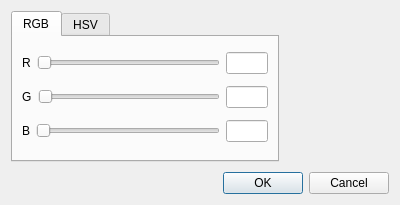
<?xml version="1.0" encoding="UTF-8"?>
<ui version="4.0">
 <class>SnesColorPicker</class>
 <widget class="QDialog" name="SnesColorPicker">
  <property name="windowModality">
   <enum>Qt::ApplicationModal</enum>
  </property>
  <property name="enabled">
   <bool>true</bool>
  </property>
  <property name="geometry">
   <rect>
    <x>0</x>
    <y>0</y>
    <width>400</width>
    <height>205</height>
   </rect>
  </property>
  <property name="minimumSize">
   <size>
    <width>400</width>
    <height>205</height>
   </size>
  </property>
  <property name="maximumSize">
   <size>
    <width>400</width>
    <height>205</height>
   </size>
  </property>
  <property name="windowTitle">
   <string>Change color...</string>
  </property>
  <property name="modal">
   <bool>true</bool>
  </property>
  <layout class="QVBoxLayout" name="vLayMain">
   <property name="spacing">
    <number>10</number>
   </property>
   <item>
    <layout class="QHBoxLayout" name="hLayTabsPreview">
     <property name="spacing">
      <number>10</number>
     </property>
     <item>
      <widget class="QTabWidget" name="tabWidget">
       <property name="currentIndex">
        <number>0</number>
       </property>
       <widget class="QWidget" name="tabRGB">
        <attribute name="title">
         <string>RGB</string>
        </attribute>
        <layout class="QVBoxLayout" name="vLayRgb">
         <item>
          <layout class="QHBoxLayout" name="hLayRed" stretch="0,8,0">
           <item>
            <widget class="QLabel" name="lblRed">
             <property name="text">
              <string>R</string>
             </property>
            </widget>
           </item>
           <item>
            <widget class="QSlider" name="slRed">
             <property name="maximum">
              <number>31</number>
             </property>
             <property name="orientation">
              <enum>Qt::Horizontal</enum>
             </property>
            </widget>
           </item>
           <item>
            <widget class="QLineEdit" name="txtRed">
             <property name="sizePolicy">
              <sizepolicy hsizetype="Fixed" vsizetype="Fixed">
               <horstretch>0</horstretch>
               <verstretch>0</verstretch>
              </sizepolicy>
             </property>
             <property name="maximumSize">
              <size>
               <width>42</width>
               <height>16777215</height>
              </size>
             </property>
             <property name="baseSize">
              <size>
               <width>0</width>
               <height>0</height>
              </size>
             </property>
             <property name="inputMask">
              <string/>
             </property>
             <property name="maxLength">
              <number>2</number>
             </property>
             <property name="frame">
              <bool>true</bool>
             </property>
            </widget>
           </item>
          </layout>
         </item>
         <item>
          <layout class="QHBoxLayout" name="hLayGreen" stretch="0,8,0">
           <item>
            <widget class="QLabel" name="lblGreen">
             <property name="text">
              <string>G</string>
             </property>
            </widget>
           </item>
           <item>
            <widget class="QSlider" name="slGreen">
             <property name="maximum">
              <number>31</number>
             </property>
             <property name="orientation">
              <enum>Qt::Horizontal</enum>
             </property>
            </widget>
           </item>
           <item>
            <widget class="QLineEdit" name="txtGreen">
             <property name="sizePolicy">
              <sizepolicy hsizetype="Fixed" vsizetype="Fixed">
               <horstretch>0</horstretch>
               <verstretch>0</verstretch>
              </sizepolicy>
             </property>
             <property name="maximumSize">
              <size>
               <width>42</width>
               <height>16777215</height>
              </size>
             </property>
             <property name="maxLength">
              <number>2</number>
             </property>
            </widget>
           </item>
          </layout>
         </item>
         <item>
          <layout class="QHBoxLayout" name="hLayBlue" stretch="0,8,0">
           <item>
            <widget class="QLabel" name="lblBlue">
             <property name="text">
              <string>B</string>
             </property>
            </widget>
           </item>
           <item>
            <widget class="QSlider" name="slBlue">
             <property name="maximum">
              <number>31</number>
             </property>
             <property name="orientation">
              <enum>Qt::Horizontal</enum>
             </property>
            </widget>
           </item>
           <item>
            <widget class="QLineEdit" name="txtBlue">
             <property name="sizePolicy">
              <sizepolicy hsizetype="Fixed" vsizetype="Fixed">
               <horstretch>0</horstretch>
               <verstretch>0</verstretch>
              </sizepolicy>
             </property>
             <property name="minimumSize">
              <size>
               <width>0</width>
               <height>0</height>
              </size>
             </property>
             <property name="maximumSize">
              <size>
               <width>42</width>
               <height>16777215</height>
              </size>
             </property>
             <property name="maxLength">
              <number>2</number>
             </property>
            </widget>
           </item>
          </layout>
         </item>
        </layout>
       </widget>
       <widget class="QWidget" name="tabHsv">
        <attribute name="title">
         <string>HSV</string>
        </attribute>
        <layout class="QVBoxLayout" name="vLayHsv">
         <item>
          <layout class="QHBoxLayout" name="hLayHue" stretch="0,8,0">
           <item>
            <widget class="QLabel" name="lblHue">
             <property name="text">
              <string>H</string>
             </property>
            </widget>
           </item>
           <item>
            <widget class="QSlider" name="slHue">
             <property name="maximum">
              <number>360</number>
             </property>
             <property name="pageStep">
              <number>20</number>
             </property>
             <property name="orientation">
              <enum>Qt::Horizontal</enum>
             </property>
            </widget>
           </item>
           <item>
            <widget class="QLineEdit" name="txtHue">
             <property name="maximumSize">
              <size>
               <width>42</width>
               <height>16777215</height>
              </size>
             </property>
             <property name="maxLength">
              <number>3</number>
             </property>
            </widget>
           </item>
          </layout>
         </item>
         <item>
          <layout class="QHBoxLayout" name="hLaySat" stretch="0,8,0">
           <item>
            <widget class="QLabel" name="lblSat">
             <property name="text">
              <string>S</string>
             </property>
            </widget>
           </item>
           <item>
            <widget class="QSlider" name="slSat">
             <property name="minimum">
              <number>0</number>
             </property>
             <property name="maximum">
              <number>100</number>
             </property>
             <property name="singleStep">
              <number>1</number>
             </property>
             <property name="orientation">
              <enum>Qt::Horizontal</enum>
             </property>
            </widget>
           </item>
           <item>
            <widget class="QLineEdit" name="txtSat">
             <property name="maximumSize">
              <size>
               <width>42</width>
               <height>16777215</height>
              </size>
             </property>
             <property name="inputMask">
              <string/>
             </property>
             <property name="maxLength">
              <number>3</number>
             </property>
            </widget>
           </item>
          </layout>
         </item>
         <item>
          <layout class="QHBoxLayout" name="hLayValue" stretch="0,8,0">
           <item>
            <widget class="QLabel" name="lblValue">
             <property name="text">
              <string>V</string>
             </property>
            </widget>
           </item>
           <item>
            <widget class="QSlider" name="slValue">
             <property name="maximum">
              <number>100</number>
             </property>
             <property name="orientation">
              <enum>Qt::Horizontal</enum>
             </property>
            </widget>
           </item>
           <item>
            <widget class="QLineEdit" name="txtValue">
             <property name="maximumSize">
              <size>
               <width>42</width>
               <height>16777215</height>
              </size>
             </property>
             <property name="inputMask">
              <string/>
             </property>
             <property name="maxLength">
              <number>3</number>
             </property>
            </widget>
           </item>
          </layout>
         </item>
        </layout>
       </widget>
      </widget>
     </item>
     <item>
      <widget class="ColorPreview" name="wColorPrev" native="true">
       <property name="sizePolicy">
        <sizepolicy hsizetype="Fixed" vsizetype="Fixed">
         <horstretch>0</horstretch>
         <verstretch>0</verstretch>
        </sizepolicy>
       </property>
       <property name="minimumSize">
        <size>
         <width>100</width>
         <height>100</height>
        </size>
       </property>
      </widget>
     </item>
    </layout>
   </item>
   <item>
    <layout class="QHBoxLayout" name="hLayButtonBox">
     <property name="spacing">
      <number>8</number>
     </property>
     <item>
      <spacer name="horizontalSpacer">
       <property name="orientation">
        <enum>Qt::Horizontal</enum>
       </property>
       <property name="sizeHint" stdset="0">
        <size>
         <width>40</width>
         <height>20</height>
        </size>
       </property>
      </spacer>
     </item>
     <item>
      <widget class="QDialogButtonBox" name="buttonBox">
       <property name="standardButtons">
        <set>QDialogButtonBox::Cancel|QDialogButtonBox::Ok</set>
       </property>
      </widget>
     </item>
    </layout>
   </item>
  </layout>
 </widget>
 <customwidgets>
  <customwidget>
   <class>ColorPreview</class>
   <extends>QWidget</extends>
   <header>colorpreview.moc.hpp</header>
   <container>1</container>
  </customwidget>
 </customwidgets>
 <resources/>
 <connections/>
</ui>
